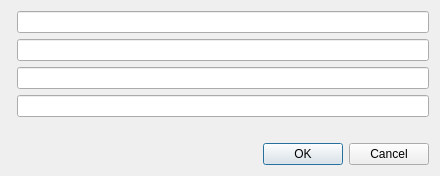
<?xml version="1.0" encoding="UTF-8"?>
<ui version="4.0">
 <class>KeyringCredentialDialog</class>
 <widget class="QDialog" name="KeyringCredentialDialog">
  <property name="minimumSize">
   <size>
    <width>440</width>
    <height>0</height>
   </size>
  </property>
  <property name="modal">
   <bool>true</bool>
  </property>
  <layout class="QFormLayout" name="form_layout">
   <item row="0" column="0">
    <widget class="oclero::qlementine::Label" name="lbl_name"/>
   </item>
   <item row="0" column="1">
    <widget class="QLineEdit" name="txt_name"/>
   </item>
   <item row="1" column="0">
    <widget class="oclero::qlementine::Label" name="lbl_url"/>
   </item>
   <item row="1" column="1">
    <widget class="QLineEdit" name="txt_url"/>
   </item>
   <item row="2" column="0">
    <widget class="oclero::qlementine::Label" name="lbl_username"/>
   </item>
   <item row="2" column="1">
    <widget class="QLineEdit" name="txt_username"/>
   </item>
   <item row="3" column="0">
    <widget class="oclero::qlementine::Label" name="lbl_password"/>
   </item>
   <item row="3" column="1">
    <widget class="QLineEdit" name="txt_password">
     <property name="echoMode">
      <enum>QLineEdit::Password</enum>
     </property>
    </widget>
   </item>
   <item row="4" column="0" colspan="2">
    <widget class="QLabel" name="lbl_error">
     <property name="visible">
      <bool>false</bool>
     </property>
     <property name="wordWrap">
      <bool>true</bool>
     </property>
    </widget>
   </item>
   <item row="5" column="0" colspan="2">
    <widget class="QDialogButtonBox" name="buttons">
     <property name="standardButtons">
      <set>QDialogButtonBox::Cancel|QDialogButtonBox::Ok</set>
     </property>
    </widget>
   </item>
  </layout>
  <action name="act_toggle_password">
   <property name="checkable">
    <bool>true</bool>
   </property>
  </action>
 </widget>
 <customwidgets>
  <customwidget>
   <class>oclero::qlementine::Label</class>
   <extends>QWidget</extends>
   <header location="global">oclero/qlementine/widgets/Label.hpp</header>
  </customwidget>
 </customwidgets>
 <resources/>
 <connections>
  <connection>
   <sender>buttons</sender>
   <signal>accepted()</signal>
   <receiver>KeyringCredentialDialog</receiver>
   <slot>accept()</slot>
  </connection>
  <connection>
   <sender>buttons</sender>
   <signal>rejected()</signal>
   <receiver>KeyringCredentialDialog</receiver>
   <slot>reject()</slot>
  </connection>
 </connections>
</ui>
